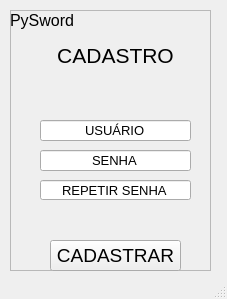
<?xml version="1.0" encoding="UTF-8"?>
<ui version="4.0">
 <class>MainWindow</class>
 <widget class="QMainWindow" name="MainWindow">
  <property name="geometry">
   <rect>
    <x>0</x>
    <y>0</y>
    <width>227</width>
    <height>299</height>
   </rect>
  </property>
  <property name="windowTitle">
   <string>MainWindow</string>
  </property>
  <widget class="QWidget" name="centralwidget">
   <widget class="QFrame" name="frame_2">
    <property name="enabled">
     <bool>true</bool>
    </property>
    <property name="geometry">
     <rect>
      <x>10</x>
      <y>10</y>
      <width>201</width>
      <height>261</height>
     </rect>
    </property>
    <property name="autoFillBackground">
     <bool>false</bool>
    </property>
    <property name="frameShape">
     <enum>QFrame::StyledPanel</enum>
    </property>
    <property name="frameShadow">
     <enum>QFrame::Raised</enum>
    </property>
    <widget class="QLabel" name="label_3">
     <property name="geometry">
      <rect>
       <x>0</x>
       <y>0</y>
       <width>71</width>
       <height>21</height>
      </rect>
     </property>
     <property name="text">
      <string>&lt;html&gt;&lt;head/&gt;&lt;body&gt;&lt;p&gt;&lt;span style=&quot; font-size:12pt;&quot;&gt;PySword&lt;/span&gt;&lt;/p&gt;&lt;/body&gt;&lt;/html&gt;</string>
     </property>
    </widget>
    <widget class="QPushButton" name="pushButton_4">
     <property name="geometry">
      <rect>
       <x>40</x>
       <y>230</y>
       <width>131</width>
       <height>31</height>
      </rect>
     </property>
     <property name="font">
      <font>
       <pointsize>14</pointsize>
      </font>
     </property>
     <property name="text">
      <string>CADASTRAR</string>
     </property>
    </widget>
    <widget class="QLabel" name="label_4">
     <property name="geometry">
      <rect>
       <x>40</x>
       <y>30</y>
       <width>131</width>
       <height>31</height>
      </rect>
     </property>
     <property name="font">
      <font>
       <pointsize>16</pointsize>
      </font>
     </property>
     <property name="text">
      <string>&lt;html&gt;&lt;head/&gt;&lt;body&gt;&lt;p align=&quot;center&quot;&gt;CADASTRO&lt;/p&gt;&lt;/body&gt;&lt;/html&gt;</string>
     </property>
     <property name="alignment">
      <set>Qt::AlignCenter</set>
     </property>
    </widget>
    <widget class="QLineEdit" name="lineEdit_2">
     <property name="geometry">
      <rect>
       <x>30</x>
       <y>140</y>
       <width>151</width>
       <height>21</height>
      </rect>
     </property>
     <property name="font">
      <font>
       <pointsize>10</pointsize>
      </font>
     </property>
     <property name="layoutDirection">
      <enum>Qt::LeftToRight</enum>
     </property>
     <property name="text">
      <string>SENHA</string>
     </property>
     <property name="alignment">
      <set>Qt::AlignCenter</set>
     </property>
     <property name="clearButtonEnabled">
      <bool>false</bool>
     </property>
    </widget>
    <widget class="QLineEdit" name="lineEdit">
     <property name="geometry">
      <rect>
       <x>30</x>
       <y>110</y>
       <width>151</width>
       <height>21</height>
      </rect>
     </property>
     <property name="font">
      <font>
       <pointsize>10</pointsize>
      </font>
     </property>
     <property name="layoutDirection">
      <enum>Qt::LeftToRight</enum>
     </property>
     <property name="text">
      <string>USUÁRIO</string>
     </property>
     <property name="alignment">
      <set>Qt::AlignCenter</set>
     </property>
    </widget>
    <widget class="QLineEdit" name="lineEdit_3">
     <property name="geometry">
      <rect>
       <x>30</x>
       <y>170</y>
       <width>151</width>
       <height>20</height>
      </rect>
     </property>
     <property name="font">
      <font>
       <pointsize>10</pointsize>
      </font>
     </property>
     <property name="layoutDirection">
      <enum>Qt::LeftToRight</enum>
     </property>
     <property name="text">
      <string>REPETIR SENHA</string>
     </property>
     <property name="alignment">
      <set>Qt::AlignCenter</set>
     </property>
    </widget>
   </widget>
  </widget>
  <widget class="QStatusBar" name="statusbar"/>
 </widget>
 <resources/>
 <connections/>
</ui>
